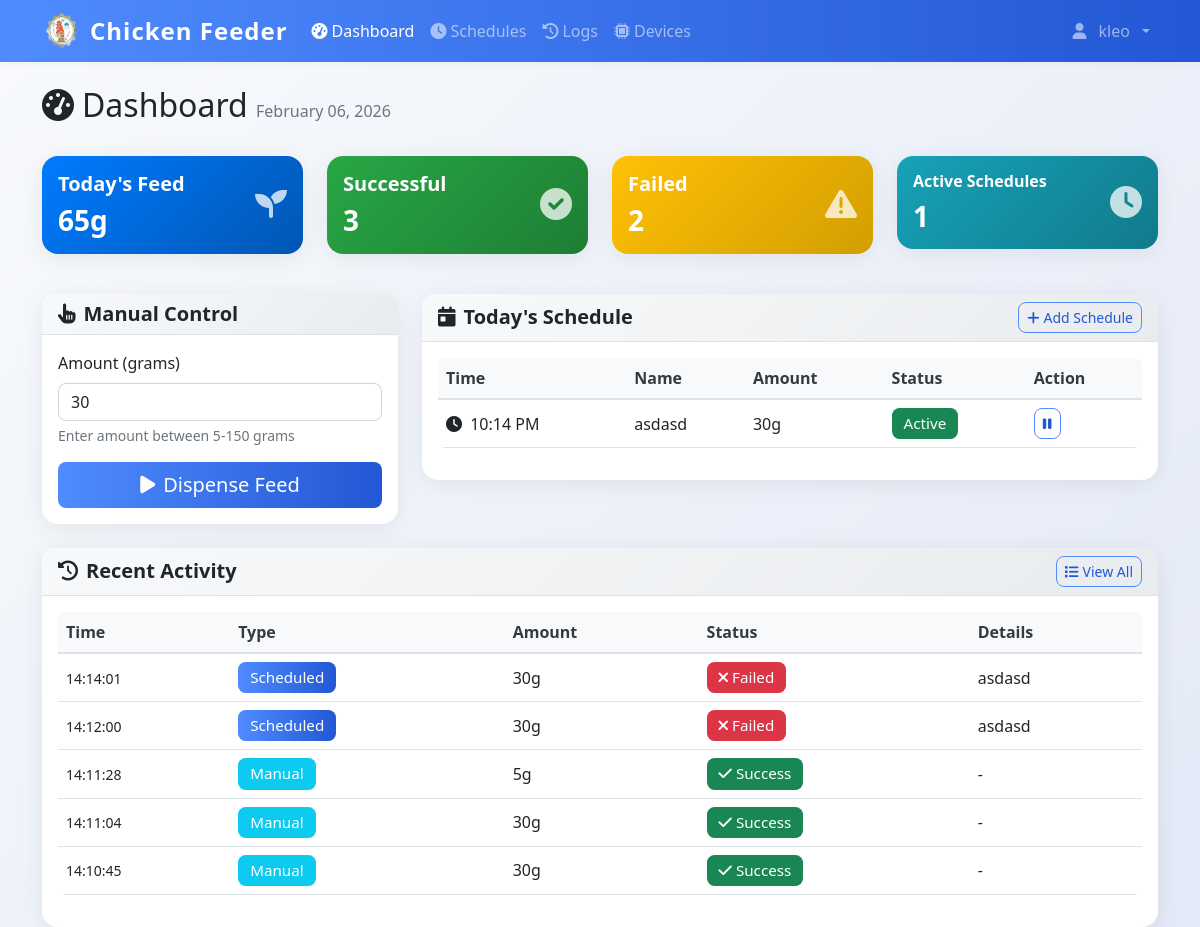
/dashboard (signed in), run on an earlier commit of the app's database.
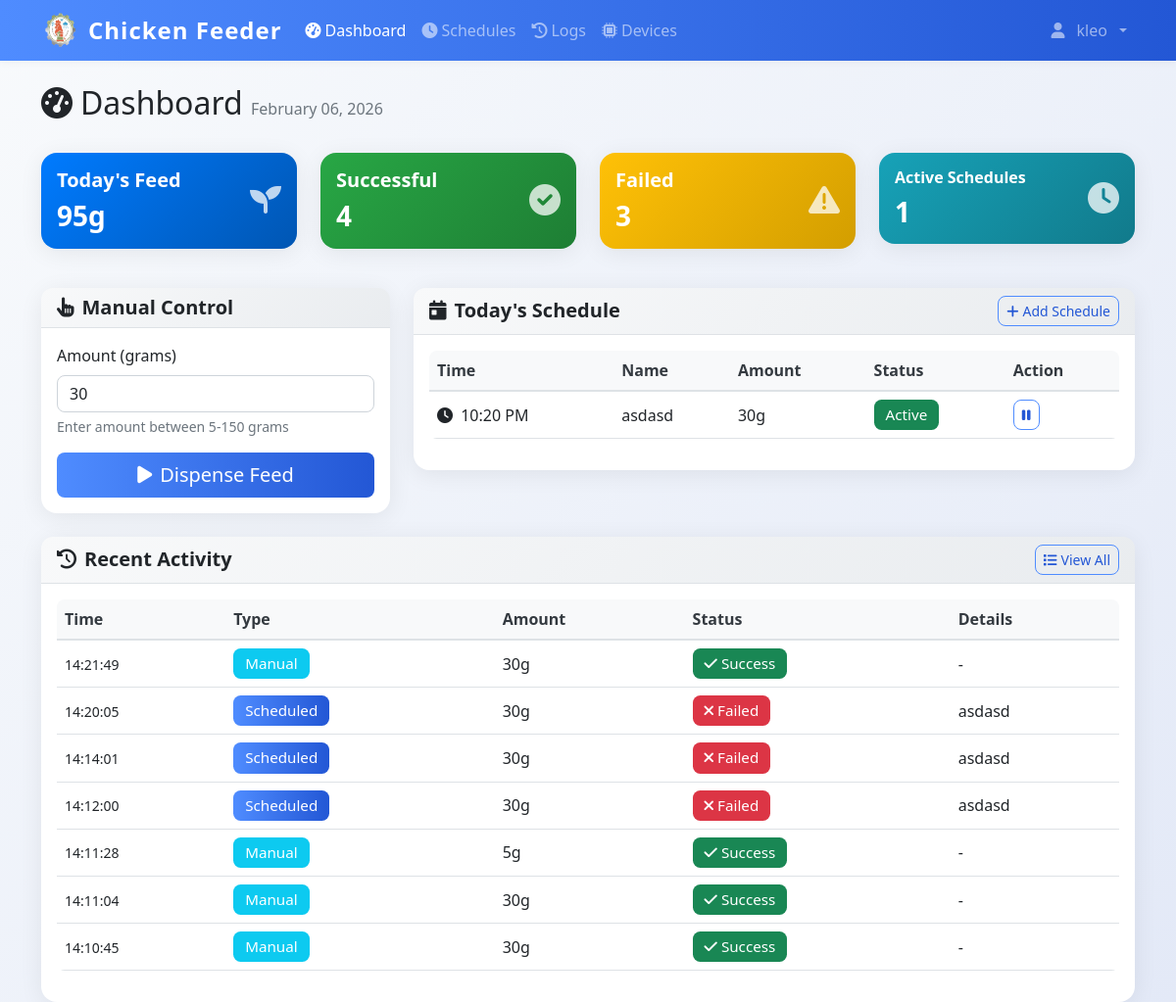
And on a later commit of the database.
### models.py (models this page shows)
class FeedSchedule(db.Model):
    id = db.Column(db.Integer, primary_key=True)
    name = db.Column(db.String(100), nullable=False)
    feed_time = db.Column(db.Time, nullable=False)
    amount_grams = db.Column(db.Integer, nullable=False)
    is_active = db.Column(db.Boolean, default=True)
    created_by = db.Column(db.Integer, db.ForeignKey('user.id'), nullable=False)
    created_at = db.Column(db.DateTime, default=datetime.utcnow)
    user = db.relationship('User', backref=db.backref('schedules', lazy=True))

class DispenseLog(db.Model):
    id = db.Column(db.Integer, primary_key=True)
    timestamp = db.Column(db.DateTime, default=datetime.utcnow, nullable=False)
    amount_grams = db.Column(db.Integer, nullable=False)
    trigger_type = db.Column(db.String(20), nullable=False)
    schedule_id = db.Column(db.Integer, db.ForeignKey('feed_schedule.id'), nullable=True)
    status = db.Column(db.String(20), default='success')
    error_message = db.Column(db.Text, nullable=True)
    triggered_by = db.Column(db.Integer, db.ForeignKey('user.id'), nullable=True)
    schedule = db.relationship('FeedSchedule', backref=db.backref('dispense_logs', lazy=True))
    user = db.relationship('User', backref=db.backref('dispense_logs', lazy=True))

### app.py (the view)
@app.route('/dashboard', methods=['GET', 'POST'])
@login_required
def dashboard():
    today_schedules = FeedSchedule.query.filter_by(created_by=current_user.id, is_active=True).order_by(FeedSchedule.feed_time).all()
    today_start = datetime.now().replace(hour=0, minute=0, second=0, microsecond=0)
    today_logs = DispenseLog.query.filter(
        DispenseLog.timestamp >= today_start,
        DispenseLog.triggered_by == current_user.id
    ).order_by(DispenseLog.timestamp.desc()).all()
    total_today = sum(log.amount_grams for log in today_logs if log.status == 'success')
    return render_template('dashboard.html',
                         schedules=today_schedules,
                         logs=today_logs,
                         total_today=total_today)

### app.py (called while the page is built)
@login_manager.user_loader
def load_user(user_id):
    return db.session.get(User, int(user_id))

@app.context_processor
def inject_datetime():
    return {'datetime': datetime}

@app.before_request
def restrict_admin_from_user_pages():
    if current_user.is_authenticated and getattr(current_user, 'is_admin', False):
        admin_paths = ['/admin', '/admin/', '/admin/dashboard', '/admin/config', '/admin/create', '/admin/feed-ratio']
        if not any(request.path.startswith(p) for p in admin_paths):
            if not request.path.startswith('/static') and not request.path.startswith('/logout'):
                return redirect(url_for('admin.dashboard'))

### templates/dashboard.html (shortened to what the changed rows need)
{% extends "base.html" %}
{% block content %}
<div class="container mt-4">
    <div class="row mb-4">
    <div class="col">
        <h1 class="h2">
            <i class="fas fa-tachometer-alt me-2"></i>Dashboard
            <span class="text-muted fs-6">{{ datetime.now().strftime('%B %d, %Y') }}</span>
        </h1>
    </div>
</div>
<div class="row mb-4">
    <div class="col-md-3 mb-3">
        <div class="card bg-primary text-white">
            <div class="card-body">
                <div class="d-flex justify-content-between">
                    <div>
                        <h5 class="card-title">Today's Feed</h5>
                        <h3 class="mb-0" id="total-today">{{ total_today }}g</h3>
                    </div>
                </div>
            </div>
        </div>
    </div>
    <div class="col-md-3 mb-3">
        <div class="card bg-success text-white">
            <div class="card-body">
                <div class="d-flex justify-content-between">
                    <div>
                        <h5 class="card-title">Successful</h5>
                        <h3 class="mb-0" id="successful-today">{{ logs|selectattr('status', 'equalto', 'success')|list|length }}</h3>
                    </div>
                </div>
            </div>
        </div>
    </div>
    <div class="col-md-3 mb-3">
        <div class="card bg-warning text-white">
            <div class="card-body">
                <div class="d-flex justify-content-between">
                    <div>
                        <h5 class="card-title">Failed</h5>
                        <h3 class="mb-0" id="failed-today">{{ logs|selectattr('status', 'equalto', 'failure')|list|length }}</h3>
                    </div>
                </div>
            </div>
        </div>
    </div>
</div>
<div class="row">
    <div class="col-lg-8 mb-4">
        <div class="card">
            <div class="card-body">
                {% if schedules %}
                <div class="table-responsive">
                    <table class="table table-hover">
                        <thead>
                            <tr>
                                <th>Time</th>
                                <th>Name</th>
                                <th>Amount</th>
                                <th>Status</th>
                                <th>Action</th>
                            </tr>
                        </thead>
                        <tbody>
                            {% for schedule in schedules %}
                            <tr>
                                <td>
                                    <i class="fas fa-clock me-1"></i>
                                    {{ schedule.feed_time.strftime('%I:%M %p') }}
                                </td>
                                <td>{{ schedule.name }}</td>
                                <td>{{ schedule.amount_grams }}g</td>
                                <td>
                                    {% if schedule.is_active %}
                                        <span class="badge bg-success">Active</span>
                                    {% else %}
                                        <span class="badge bg-secondary">Inactive</span>
                                    {% endif %}
                                </td>
                                <td>
                                    <button class="btn btn-sm btn-outline-primary"
                                            onclick="toggleSchedule({{ schedule.id }})">
                                        {% if schedule.is_active %}
                                            <i class="fas fa-pause"></i>
                                        {% else %}
                                            <i class="fas fa-play"></i>
                                        {% endif %}
                                    </button>
                                </td>
                            </tr>
                            {% endfor %}
                        </tbody>
                    </table>
                </div>
                {% endif %}
            </div>
        </div>
    </div>
</div>
<div class="row">
    <div class="col-12">
        <div class="card">
            <div class="card-body">
                {% if logs %}
                <div class="table-responsive">
                    <table class="table table-hover">
                        <thead>
                            <tr>
                                <th>Time</th>
                                <th>Type</th>
                                <th>Amount</th>
                                <th>Status</th>
                                <th>Details</th>
                            </tr>
                        </thead>
                        <tbody>
                            {% for log in logs[:10] %}
                            <tr>
                                <td>
                                    <small>{{ log.timestamp.strftime('%H:%M:%S') }}</small>
                                </td>
                                <td>
                                    {% if log.trigger_type == 'manual' %}
                                        <span class="badge bg-info">Manual</span>
                                    {% else %}
                                        <span class="badge bg-primary">Scheduled</span>
                                    {% endif %}
                                </td>
                                <td>{{ log.amount_grams }}g</td>
                                <td>
                                    {% if log.status == 'success' %}
                                        <span class="badge bg-success">
                                            <i class="fas fa-check me-1"></i>Success
                                        </span>
                                    {% else %}
                                        <span class="badge bg-danger">
                                            <i class="fas fa-times me-1"></i>Failed
                                        </span>
                                    {% endif %}
                                </td>
                                <td style="max-width: 300px;">
                                    {% if log.schedule %}
                                        {{ log.schedule.name }}
                                    {% elif log.error_message %}
                                        <small class="text-danger" title="{{ log.error_message }}" style="cursor: help;">
                                            {{ log.error_message[:100] }}{% if log.error_message|length > 100 %}...{% endif %}
                                        </small>
                                    {% else %}
                                        -
                                    {% endif %}
                                </td>
                            </tr>
                            {% endfor %}
                        </tbody>
                    </table>
                </div>
                {% else %}
                <div class="text-center text-muted py-4">
                    <i class="fas fa-history fa-3x mb-3"></i>
                    <p>No activity today</p>
                </div>
                {% endif %}
            </div>
        </div>
    </div>
</div>
</div>
{% endblock %}

What changed in the data, as far as the page shows it:
changed FeedSchedule "asdasd": feed_time "10:14 PM" → "10:20 PM"
added DispenseLog: timestamp "14:21:49", trigger_type "Manual", amount_grams "30", status "success" (drawn)
added DispenseLog: timestamp "14:20:05", trigger_type "Scheduled", amount_grams "30", status "failure" (drawn), schedule.name "asdasd"
Also different on the page:
{{ total_today }}: "65" → "95"
{{ logs|selectattr('status', 'equalto', 'success')|list|length }}: "3" → "4"
{{ logs|selectattr('status', 'equalto', 'failure')|list|length }}: "2" → "3"
